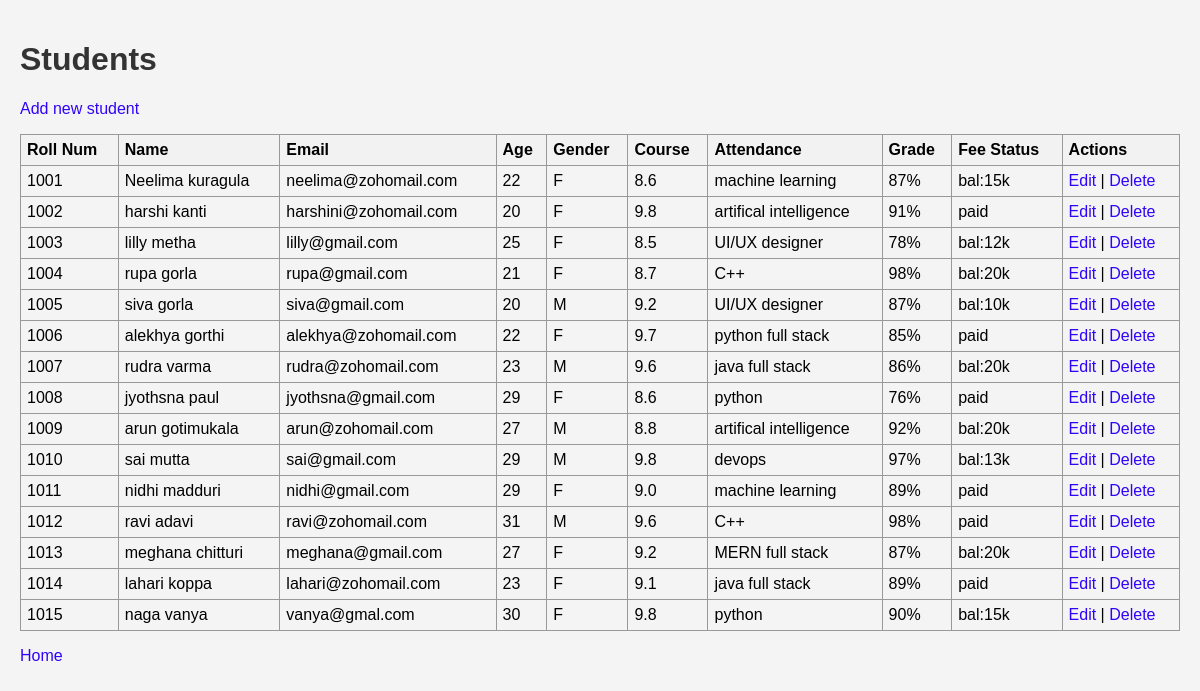
The app's page /view_students/, older data.
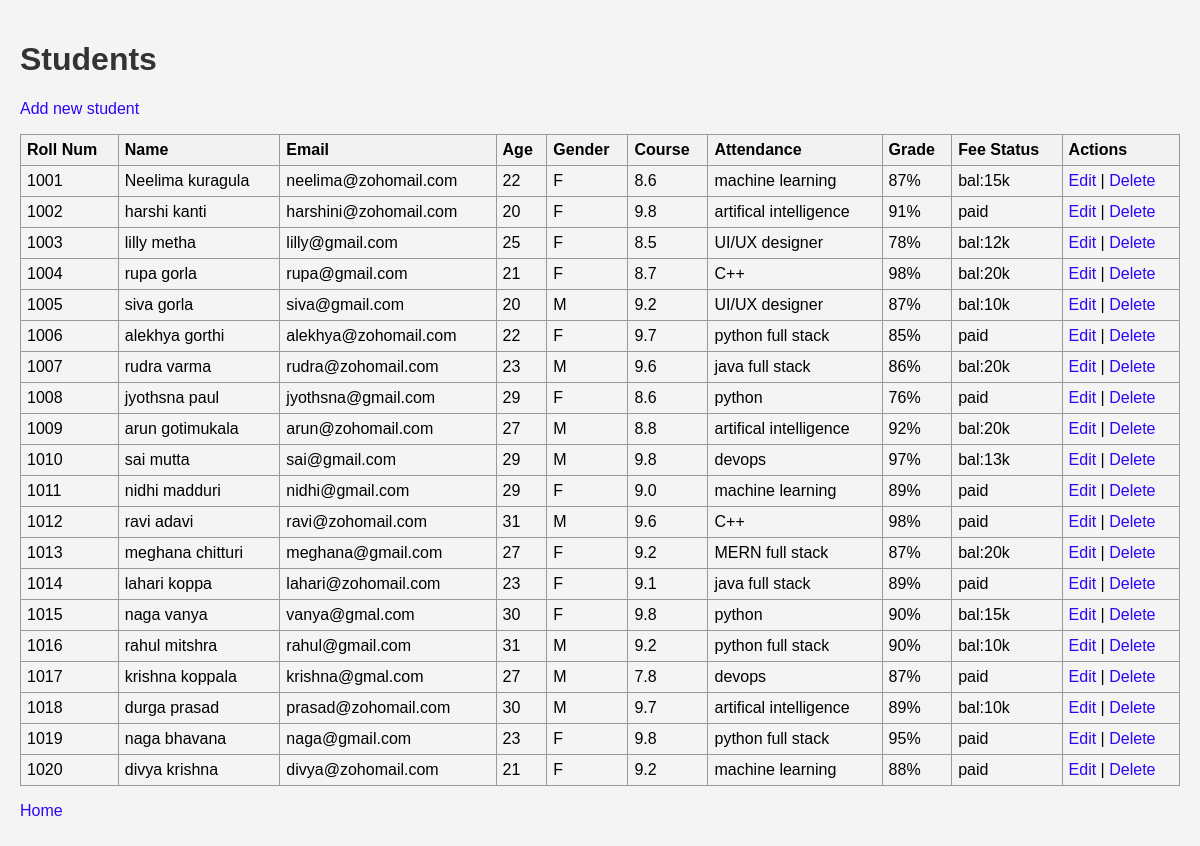
The same page, newer data.
### app1/models.py (models this page shows, shortened)
class Student(models.Model):
    first_name = models.CharField(max_length=20)
    last_name = models.CharField(max_length=10)
    email = models.EmailField(unique=True)
    roll_no = models.CharField(max_length=5, unique=True)
    age = models.PositiveIntegerField(null=True, blank=True)
    courses = models.ManyToManyField('Course', blank=True, related_name='students')
    simple_courses = models.ManyToManyField('SimpleCourse', blank=True, related_name='students')
    course_name = models.CharField(max_length=50, blank=True)
    selected_course = models.ForeignKey(
        'SimpleCourse', null=True, blank=True, on_delete=models.SET_NULL, related_name='selected_students'
    )
    attendance = models.PositiveIntegerField(null=True, blank=True, help_text='Attendance percentage (0-100)')
    GENDER_CHOICES = (
        ('M', 'Male'),
        ('F', 'Female'),
        ('O', 'Other'),
    )
    name = models.CharField(max_length=50)
    gender = models.CharField(max_length=1, choices=GENDER_CHOICES, blank=True)
    grade = models.CharField(max_length=3, blank=True)
    fee_status = models.CharField(max_length=10)

class SimpleCourse(models.Model):
    name = models.CharField(max_length=50)
    def __str__(self):
        return self.name

### app1/views.py (the view)
# urls.py: path('view_students/', view_students, name='view_students'),
def view_students(request):
    students = Student.objects.all()
    return render(request, 'view_students.html', {'students': students})

### templates/view_students.html (shortened to what this page needs)
<!doctype html>
<html>
<head>
</head>
<body>
    <h1>Students</h1>
    <p><a href="{% url 'add_student' %}">Add new student</a></p>
    <table class="students">
    <tr><th>Roll Num</th><th>Name</th><th>Email</th><th>Age</th><th>Gender</th><th>Course</th><th>Attendance</th><th>Grade</th><th>Fee Status</th><th>Actions</th></tr>
    {% for s in students %}
    <tr>
        <td>{{ s.roll_no }}</td>
        <td>{{ s.first_name }} {{ s.last_name }}</td>
        <td>{{ s.email }}</td>
        <td>{{ s.age }}</td>
        <td>{{ s.gender}}</td>
        <td>{{ s.grade }}</td>
        <td>{% if s.selected_course %}{{ s.selected_course }}{% else %}-{% endif %}</td>
        <td>{% if s.attendance is not None %}{{ s.attendance }}%{% else %}-{% endif %}</td>
        <td>{{ s.fee_status }}</td>
        <td>
        <a href="/update_student/{{ s.pk }}/">Edit</a> |
        <a href="/delete_student/{{ s.pk }}/">Delete</a>
        </td>
    </tr>
    {% empty %}
    <tr><td colspan="7">No students yet.</td></tr>
    {% endfor %}
    </table>
    <p><a href="/">Home</a></p>
</body>
</html>

### templates/view_students.html (style rules this page uses)
.students { border-collapse: collapse; width: 100%; }
.students th, .students td { border: 1px solid #999; padding: 6px; text-align: left; }
.students th { background-color: #f2f2f2; }
body { font-family: Arial, sans-serif; background-color: #f4f4f4; margin: 0; padding: 20px; }
h1 { color: #333; }
a { color: #3004f8; text-decoration: none; }

Row changes from the older to the newer data that the page shows:
added Student: roll_no "1016", first_name "rahul", last_name "mitshra", email "rahul@gmail.com", age "31", gender "M", grade "9.2", selected_course "python full stack", attendance "90", fee_status "bal:10k"
added Student: roll_no "1017", first_name "krishna", last_name "koppala", email "krishna@gmal.com", age "27", gender "M", grade "7.8", selected_course "devops", attendance "87", fee_status "paid"
added Student: roll_no "1018", first_name "durga", last_name "prasad", email "prasad@zohomail.com", age "30", gender "M", grade "9.7", selected_course "artifical intelligence", attendance "89", fee_status "bal:10k"
added Student: roll_no "1019", first_name "naga", last_name "bhavana", email "naga@gmail.com", age "23", gender "F", grade "9.8", selected_course "python full stack", attendance "95", fee_status "paid"
added Student: roll_no "1020", first_name "divya", last_name "krishna", email "divya@zohomail.com", age "21", gender "F", grade "9.2", selected_course "machine learning", attendance "88", fee_status "paid"
